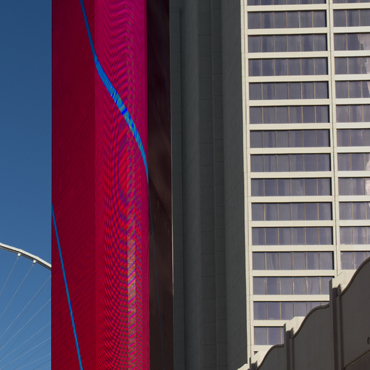
#> input picture 9장/images-5/mo.jpg, 370 x 370 px
$ python 9.2.3.py
#> lines starting #> are read from the running program, lines starting #| are printed output that depends on the picture
### Common/dft2d.py
import math
import numpy as np, cv2


# [19 lines left out: functions calc_spectrum, fftshift, not called in this run]


def exp(knN):
    th = -2 * math.pi * knN
    return complex(math.cos(th), math.sin(th))


def dft(g):
    N = len(g)
    dst = [sum(g[n] * exp(k * n / N) for n in range(N)) for k in range(N)]
    return np.array(dst)


# [13 lines left out: functions idft, zeropadding, not called in this run]

### 9장/9.2.3.py
import time

import numpy as np, cv2
from Common.dft2d import dft, idft, calc_spectrum, fftshift


def dft2(image):
    tmp = [dft(row) for row in image]
    dst = [dft(row) for row in np.transpose(tmp)]
    return np.transpose(dst)


def idft2(image):
    tmp = [idft(row) for row in image]
    dst = [idft(row) for row in np.transpose(tmp)]
    return np.transpose(dst)


def ck_time(mode=0):
    global stime
    if mode == 0:
        stime = time.perf_counter()
    elif mode == 1:
        etime = time.perf_counter()
        print("수행시간 = %.5f sec" % (etime - stime))


image = cv2.imread("images-5/mo.jpg", cv2.IMREAD_GRAYSCALE)
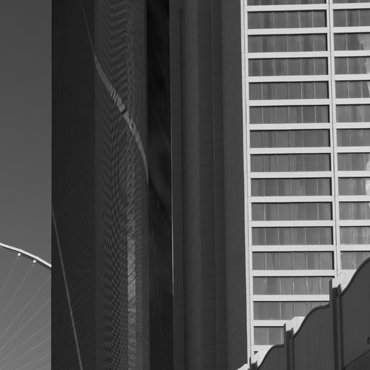
#> image: shape (370, 370); min 8, max 247, mean 80.1
if image is None: raise Exception("영상파일 읽기 오류")

ck_time(0)
dft = dft2(image)
#> (the run stopped early here; a loop or call above may not have finished)
